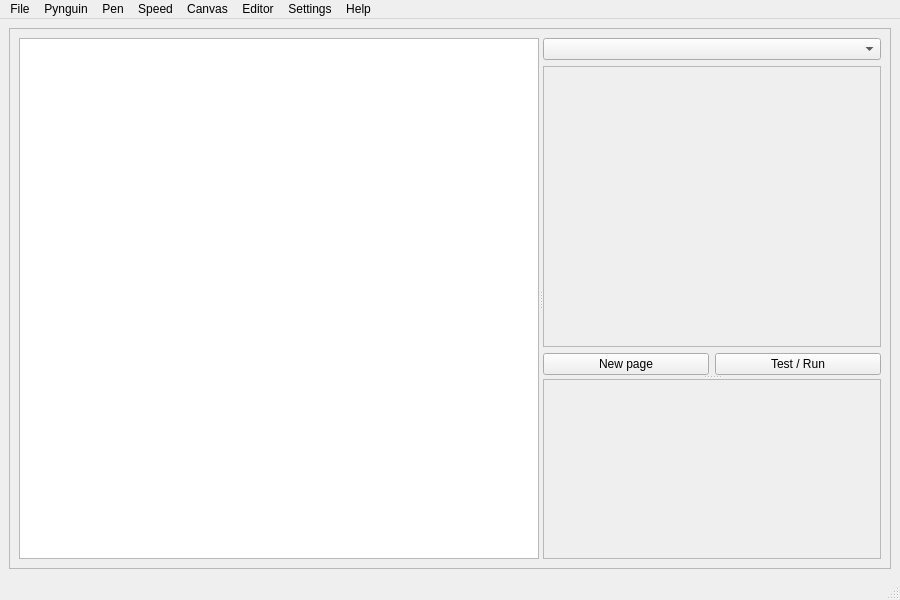
 <widget class="QMainWindow" name="MainWindow">
  <property name="geometry">
   <rect>
    <x>0</x>
    <y>0</y>
    <width>900</width>
    <height>600</height>
   </rect>
  </property>
  <property name="windowTitle">
   <string>pynguin [*]</string>
  </property>
  <widget class="QWidget" name="centralwidget">
   <layout class="QVBoxLayout" name="verticalLayout_2">
    <item>
     <widget class="QFrame" name="frame">
      <property name="frameShape">
       <enum>QFrame::StyledPanel</enum>
      </property>
      <property name="frameShadow">
       <enum>QFrame::Raised</enum>
      </property>
      <layout class="QHBoxLayout" name="horizontalLayout">
       <item>
        <widget class="QSplitter" name="wsplitter">
         <property name="orientation">
          <enum>Qt::Horizontal</enum>
         </property>
         <widget class="QGraphicsView" name="view"/>
         <widget class="QSplitter" name="rsplitter">
          <property name="orientation">
           <enum>Qt::Vertical</enum>
          </property>
          <widget class="QWidget" name="layoutWidget">
           <layout class="QVBoxLayout" name="verticalLayout">
            <item>
             <widget class="QComboBox" name="mselect">
              <property name="baseSize">
               <size>
                <width>350</width>
                <height>0</height>
               </size>
              </property>
             </widget>
            </item>
            <item>
             <widget class="QFrame" name="edframe">
              <property name="sizePolicy">
               <sizepolicy hsizetype="Preferred" vsizetype="Preferred">
                <horstretch>0</horstretch>
                <verstretch>1</verstretch>
               </sizepolicy>
              </property>
              <property name="minimumSize">
               <size>
                <width>0</width>
                <height>0</height>
               </size>
              </property>
              <property name="baseSize">
               <size>
                <width>0</width>
                <height>400</height>
               </size>
              </property>
              <property name="frameShape">
               <enum>QFrame::StyledPanel</enum>
              </property>
              <property name="frameShadow">
               <enum>QFrame::Raised</enum>
              </property>
             </widget>
            </item>
            <item>
             <layout class="QHBoxLayout" name="horizontalLayout_3">
              <item>
               <widget class="QPushButton" name="newbtn">
                <property name="text">
                 <string>New page</string>
                </property>
               </widget>
              </item>
              <item>
               <widget class="QPushButton" name="testbtn">
                <property name="text">
                 <string>Test / Run</string>
                </property>
               </widget>
              </item>
             </layout>
            </item>
           </layout>
          </widget>
          <widget class="QFrame" name="interpreterframe">
           <property name="sizePolicy">
            <sizepolicy hsizetype="Preferred" vsizetype="Preferred">
             <horstretch>0</horstretch>
             <verstretch>0</verstretch>
            </sizepolicy>
           </property>
           <property name="minimumSize">
            <size>
             <width>0</width>
             <height>0</height>
            </size>
           </property>
           <property name="maximumSize">
            <size>
             <width>16777215</width>
             <height>400</height>
            </size>
           </property>
           <property name="baseSize">
            <size>
             <width>0</width>
             <height>250</height>
            </size>
           </property>
           <property name="frameShape">
            <enum>QFrame::StyledPanel</enum>
           </property>
           <property name="frameShadow">
            <enum>QFrame::Raised</enum>
           </property>
          </widget>
         </widget>
        </widget>
       </item>
      </layout>
     </widget>
    </item>
   </layout>
  </widget>
  <widget class="QMenuBar" name="menubar">
   <property name="geometry">
    <rect>
     <x>0</x>
     <y>0</y>
     <width>900</width>
     <height>21</height>
    </rect>
   </property>
   <widget class="QMenu" name="penmenu">
    <property name="title">
     <string>Pen</string>
    </property>
    <addaction name="actionPenDown"/>
    <addaction name="actionPenUp"/>
    <addaction name="actionColor"/>
    <addaction name="actionWidth"/>
    <addaction name="separator"/>
    <addaction name="actionFill"/>
    <addaction name="actionNofill"/>
    <addaction name="actionFillColor"/>
   </widget>
   <widget class="QMenu" name="speedmenu">
    <property name="title">
     <string>Speed</string>
    </property>
    <addaction name="actionSlow"/>
    <addaction name="actionMedium"/>
    <addaction name="actionFast"/>
    <addaction name="actionInstant"/>
   </widget>
   <widget class="QMenu" name="helpmenu">
    <property name="title">
     <string>Help</string>
    </property>
    <addaction name="actionAbout"/>
    <addaction name="separator"/>
    <addaction name="actionReportBug"/>
   </widget>
   <widget class="QMenu" name="filemenu">
    <property name="title">
     <string>File</string>
    </property>
    <addaction name="actionNew"/>
    <addaction name="actionOpen"/>
    <addaction name="actionSave"/>
    <addaction name="actionSave_As"/>
    <addaction name="actionExport"/>
    <addaction name="actionQuit"/>
   </widget>
   <widget class="QMenu" name="viewmenu">
    <property name="title">
     <string>Canvas</string>
    </property>
    <addaction name="actionClearCanvas"/>
    <addaction name="actionBackground_color"/>
    <addaction name="separator"/>
    <addaction name="actionZoom_in"/>
    <addaction name="actionZoom_out"/>
    <addaction name="actionZoom_to_100"/>
    <addaction name="actionZoom_to_fit"/>
    <addaction name="separator"/>
    <addaction name="actionTrack"/>
    <addaction name="actionPan_left"/>
    <addaction name="actionPan_right"/>
    <addaction name="actionPan_up"/>
    <addaction name="actionPan_down"/>
   </widget>
   <widget class="QMenu" name="editormenu">
    <property name="title">
     <string>Editor</string>
    </property>
    <addaction name="actionNew_page"/>
    <addaction name="actionRemove_current_page"/>
    <addaction name="actionToggle_Editor_Console"/>
    <addaction name="separator"/>
    <addaction name="actionTest_run"/>
    <addaction name="actionTest_Run_all"/>
    <addaction name="separator"/>
    <addaction name="actionNext_document"/>
    <addaction name="actionPrevious_document"/>
    <addaction name="actionMove_doc_up"/>
    <addaction name="actionMove_doc_down"/>
    <addaction name="separator"/>
    <addaction name="actionShowLineNumbers"/>
    <addaction name="actionWordwrap"/>
    <addaction name="actionIncrease_font_size"/>
    <addaction name="actionDecrease_font_size"/>
    <addaction name="separator"/>
    <addaction name="actionComment"/>
    <addaction name="actionUncomment"/>
   </widget>
   <widget class="QMenu" name="menuSettings">
    <property name="title">
     <string>Settings</string>
    </property>
    <addaction name="actionPreferences"/>
   </widget>
   <widget class="QMenu" name="menuPynguin">
    <property name="title">
     <string>Pynguin</string>
    </property>
    <widget class="QMenu" name="menuMode">
     <property name="title">
      <string>Mode</string>
     </property>
     <addaction name="actionModePynguin"/>
     <addaction name="actionModeLogo"/>
     <addaction name="actionModeTurtle"/>
    </widget>
    <widget class="QMenu" name="menuAvatar">
     <property name="title">
      <string>Avatar</string>
     </property>
     <widget class="QMenu" name="menuCustom">
      <property name="title">
       <string>Custom</string>
      </property>
      <addaction name="actionAdd_new_avatar"/>
     </widget>
     <addaction name="actionPynguin"/>
     <addaction name="actionArrow"/>
     <addaction name="actionRobot"/>
     <addaction name="actionTurtle"/>
     <addaction name="actionHidden"/>
     <addaction name="menuCustom"/>
    </widget>
    <addaction name="actionResetPynguin"/>
    <addaction name="actionNewPynguin"/>
    <addaction name="menuAvatar"/>
    <addaction name="menuMode"/>
    <addaction name="actionUndo"/>
   </widget>
   <addaction name="filemenu"/>
   <addaction name="menuPynguin"/>
   <addaction name="penmenu"/>
   <addaction name="speedmenu"/>
   <addaction name="viewmenu"/>
   <addaction name="editormenu"/>
   <addaction name="menuSettings"/>
   <addaction name="helpmenu"/>
  </widget>
  <widget class="QStatusBar" name="statusbar"/>
  <action name="actionQuit">
   <property name="text">
    <string>Quit</string>
   </property>
   <property name="shortcut">
    <string>Ctrl+Q</string>
   </property>
  </action>
  <action name="actionSave">
   <property name="text">
    <string>Save</string>
   </property>
   <property name="shortcut">
    <string>Ctrl+S</string>
   </property>
  </action>
  <action name="actionNew">
   <property name="text">
    <string>New</string>
   </property>
  </action>
  <action name="actionColor">
   <property name="text">
    <string>Color</string>
   </property>
  </action>
  <action name="actionWidth">
   <property name="text">
    <string>Width</string>
   </property>
  </action>
  <action name="actionPenUp">
   <property name="checkable">
    <bool>true</bool>
   </property>
   <property name="text">
    <string>Up (off)</string>
   </property>
  </action>
  <action name="actionPenDown">
   <property name="checkable">
    <bool>true</bool>
   </property>
   <property name="checked">
    <bool>true</bool>
   </property>
   <property name="text">
    <string>Down (on)</string>
   </property>
  </action>
  <action name="actionSlow">
   <property name="checkable">
    <bool>true</bool>
   </property>
   <property name="text">
    <string>Slow</string>
   </property>
  </action>
  <action name="actionMedium">
   <property name="checkable">
    <bool>true</bool>
   </property>
   <property name="checked">
    <bool>true</bool>
   </property>
   <property name="text">
    <string>Medium</string>
   </property>
  </action>
  <action name="actionFast">
   <property name="checkable">
    <bool>true</bool>
   </property>
   <property name="text">
    <string>Fast</string>
   </property>
  </action>
  <action name="actionInstant">
   <property name="checkable">
    <bool>true</bool>
   </property>
   <property name="text">
    <string>Instant</string>
   </property>
  </action>
  <action name="actionOpen">
   <property name="text">
    <string>Open</string>
   </property>
   <property name="shortcut">
    <string>Ctrl+O</string>
   </property>
  </action>
  <action name="actionSave_As">
   <property name="text">
    <string>Save As...</string>
   </property>
   <property name="shortcut">
    <string>Ctrl+Shift+S</string>
   </property>
  </action>
  <action name="actionAbout">
   <property name="text">
    <string>About</string>
   </property>
  </action>
  <action name="actionExport">
   <property name="text">
    <string>Export Image</string>
   </property>
  </action>
  <action name="actionExamples">
   <property name="text">
    <string>Examples</string>
   </property>
  </action>
  <action name="actionFill">
   <property name="checkable">
    <bool>true</bool>
   </property>
   <property name="checked">
    <bool>false</bool>
   </property>
   <property name="text">
    <string>Fill (on)</string>
   </property>
  </action>
  <action name="actionNofill">
   <property name="checkable">
    <bool>true</bool>
   </property>
   <property name="checked">
    <bool>true</bool>
   </property>
   <property name="text">
    <string>No Fill (fill off)</string>
   </property>
  </action>
  <action name="actionFillColor">
   <property name="text">
    <string>Fill Color</string>
   </property>
  </action>
  <action name="actionReportBug">
   <property name="text">
    <string>Report Bug...</string>
   </property>
  </action>
  <action name="actionZoom_in">
   <property name="text">
    <string>Zoom in</string>
   </property>
   <property name="shortcut">
    <string>Alt+=</string>
   </property>
   <property name="shortcutContext">
    <enum>Qt::WindowShortcut</enum>
   </property>
  </action>
  <action name="actionZoom_out">
   <property name="text">
    <string>Zoom out</string>
   </property>
   <property name="shortcut">
    <string>Alt+-</string>
   </property>
   <property name="shortcutContext">
    <enum>Qt::WindowShortcut</enum>
   </property>
  </action>
  <action name="actionZoom_to_100">
   <property name="text">
    <string>Zoom to 100%</string>
   </property>
   <property name="shortcut">
    <string>Alt+1</string>
   </property>
  </action>
  <action name="actionWordwrap">
   <property name="checkable">
    <bool>true</bool>
   </property>
   <property name="text">
    <string>Word wrap</string>
   </property>
  </action>
  <action name="actionIncrease_font_size">
   <property name="text">
    <string>Increase font size</string>
   </property>
   <property name="shortcut">
    <string>Ctrl+=</string>
   </property>
  </action>
  <action name="actionDecrease_font_size">
   <property name="text">
    <string>Decrease font size</string>
   </property>
   <property name="shortcut">
    <string>Ctrl+-</string>
   </property>
  </action>
  <action name="actionPan_left">
   <property name="text">
    <string>Pan left</string>
   </property>
   <property name="shortcut">
    <string>Alt+Left</string>
   </property>
  </action>
  <action name="actionPan_right">
   <property name="text">
    <string>Pan right</string>
   </property>
   <property name="shortcut">
    <string>Alt+Right</string>
   </property>
  </action>
  <action name="actionPan_up">
   <property name="text">
    <string>Pan up</string>
   </property>
   <property name="shortcut">
    <string>Alt+Up</string>
   </property>
  </action>
  <action name="actionPan_down">
   <property name="text">
    <string>Pan down</string>
   </property>
   <property name="shortcut">
    <string>Alt+Down</string>
   </property>
  </action>
  <action name="actionRemove_current_page">
   <property name="text">
    <string>Remove current page</string>
   </property>
   <property name="shortcut">
    <string>Ctrl+W</string>
   </property>
  </action>
  <action name="actionNew_page">
   <property name="text">
    <string>New page</string>
   </property>
   <property name="shortcut">
    <string>Ctrl+N</string>
   </property>
  </action>
  <action name="actionTest_run">
   <property name="text">
    <string>Test / Run</string>
   </property>
   <property name="shortcut">
    <string>Ctrl+Return</string>
   </property>
  </action>
  <action name="actionNext_document">
   <property name="text">
    <string>Next document</string>
   </property>
   <property name="shortcut">
    <string>Ctrl+PgDown</string>
   </property>
  </action>
  <action name="actionPrevious_document">
   <property name="text">
    <string>Previous document</string>
   </property>
   <property name="shortcut">
    <string>Ctrl+PgUp</string>
   </property>
  </action>
  <action name="actionMove_doc_up">
   <property name="text">
    <string>Move doc up</string>
   </property>
   <property name="shortcut">
    <string>Ctrl+Shift+PgUp</string>
   </property>
  </action>
  <action name="actionMove_doc_down">
   <property name="text">
    <string>Move doc down</string>
   </property>
   <property name="shortcut">
    <string>Ctrl+Shift+PgDown</string>
   </property>
  </action>
  <action name="actionToggle_Editor_Console">
   <property name="text">
    <string>Toggle Editor / Console</string>
   </property>
   <property name="shortcut">
    <string>Ctrl+Space</string>
   </property>
  </action>
  <action name="actionTrack">
   <property name="checkable">
    <bool>true</bool>
   </property>
   <property name="text">
    <string>Track main pynguin</string>
   </property>
  </action>
  <action name="actionPreferences">
   <property name="text">
    <string>Preferences...</string>
   </property>
  </action>
  <action name="actionTest_Run_all">
   <property name="text">
    <string>Test / Run all</string>
   </property>
  </action>
  <action name="actionBackground_color">
   <property name="text">
    <string>Background color</string>
   </property>
  </action>
  <action name="actionComment">
   <property name="text">
    <string>Comment</string>
   </property>
   <property name="shortcut">
    <string>Ctrl+/</string>
   </property>
  </action>
  <action name="actionUncomment">
   <property name="text">
    <string>Uncomment</string>
   </property>
   <property name="shortcut">
    <string>Ctrl+?</string>
   </property>
  </action>
  <action name="actionPynguin">
   <property name="checkable">
    <bool>true</bool>
   </property>
   <property name="checked">
    <bool>true</bool>
   </property>
   <property name="text">
    <string>Pynguin</string>
   </property>
  </action>
  <action name="actionArrow">
   <property name="checkable">
    <bool>true</bool>
   </property>
   <property name="text">
    <string>Arrow</string>
   </property>
  </action>
  <action name="actionRobot">
   <property name="checkable">
    <bool>true</bool>
   </property>
   <property name="text">
    <string>Robot</string>
   </property>
  </action>
  <action name="actionTurtle">
   <property name="checkable">
    <bool>true</bool>
   </property>
   <property name="text">
    <string>Turtle</string>
   </property>
  </action>
  <action name="actionHidden">
   <property name="checkable">
    <bool>true</bool>
   </property>
   <property name="text">
    <string>Hidden</string>
   </property>
  </action>
  <action name="actionAdd_new_avatar">
   <property name="text">
    <string>Add new avatar</string>
   </property>
  </action>
  <action name="actionModeLogo">
   <property name="checkable">
    <bool>true</bool>
   </property>
   <property name="text">
    <string>Logo</string>
   </property>
  </action>
  <action name="actionModeTurtle">
   <property name="checkable">
    <bool>true</bool>
   </property>
   <property name="text">
    <string>Turtle</string>
   </property>
  </action>
  <action name="actionModePynguin">
   <property name="checkable">
    <bool>true</bool>
   </property>
   <property name="text">
    <string>Pynguin</string>
   </property>
  </action>
  <action name="actionNewPynguin">
   <property name="text">
    <string>Add new</string>
   </property>
  </action>
  <action name="actionClearCanvas">
   <property name="text">
    <string>Clear</string>
   </property>
  </action>
  <action name="actionResetPynguin">
   <property name="text">
    <string>Reset</string>
   </property>
  </action>
  <action name="actionZoom_to_fit">
   <property name="text">
    <string>Zoom to fit</string>
   </property>
   <property name="shortcut">
    <string>Alt+0</string>
   </property>
  </action>
  <action name="actionShowLineNumbers">
   <property name="checkable">
    <bool>true</bool>
   </property>
   <property name="checked">
    <bool>true</bool>
   </property>
   <property name="text">
    <string>Show line numbers</string>
   </property>
  </action>
  <action name="actionUndo">
   <property name="text">
    <string>Undo</string>
   </property>
   <property name="shortcut">
    <string>Ctrl+Z</string>
   </property>
  </action>
 </widget>
